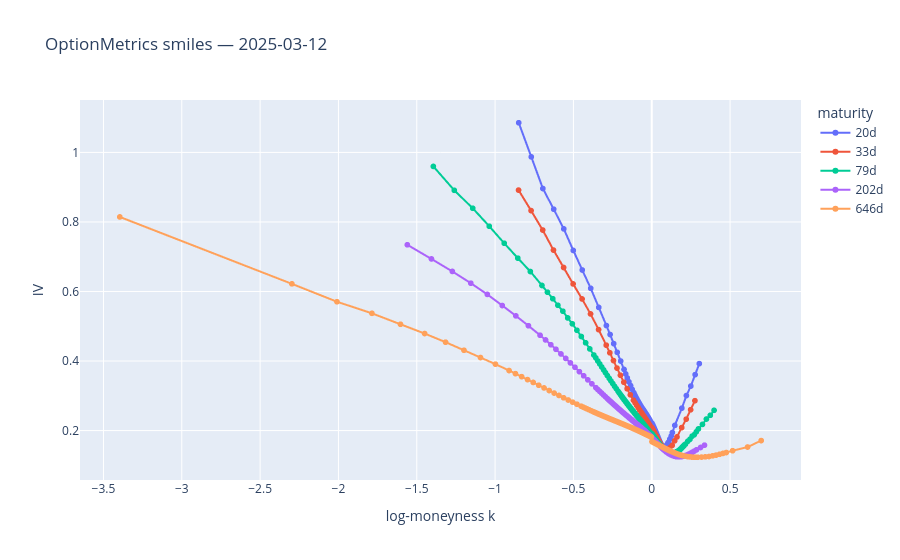

Notebook code cell kept with this figure:
### Code cell
# (d) clean smiles on the busiest day, one slice per expiration
best_day = per_day.sort("n", descending=True)["date"][0]
day = otm.filter(pl.col("date") == best_day)
exdates = (day.group_by("exdate")
              .agg(pl.len().alias("n"), pl.col("tau").first().alias("tau"))
              .filter((pl.col("tau") * 365 >= 20) & (pl.col("n") >= 6))
              .sort("tau"))
rows = []
if exdates.height:
    idx = np.linspace(0, exdates.height - 1, min(5, exdates.height)).round().astype(int)
    for ex in exdates["exdate"].gather(idx.tolist()):
        s = day.filter(pl.col("exdate") == ex).sort("k")
        lab = f"{s['tau'][0]*365:.0f}d"
        for kk, iv in zip(s["k"].to_list(), s["iv_om"].to_list()):
            rows.append({"k": kk, "iv": iv, "maturity": lab})
if rows:
    fig = px.line(pl.DataFrame(rows).to_pandas(), x="k", y="iv", color="maturity",
                  markers=True, title=f"OptionMetrics smiles — {best_day}",
                  labels={"k": "log-moneyness k", "iv": "IV", "maturity": "maturity"})
    fig.show()
else:
    print("Not enough exploitable slices on", best_day)

### Figure 1 — Plotly figure (JSON) as saved in the notebook; plotly's stock layout.template omitted (floating-point values rounded to 4 significant figures; data arrays with more than 128 entries replaced by an {"elided": "..."} marker saying what was removed)
{"data": [{"hovertemplate": "maturity=20d<br>log-moneyness k=%{x}<br>IV=%{y}<extra></extra>", "legendgroup": "20d", "line": {"color": "#636efa", "dash": "solid"}, "marker": {"symbol": "circle"}, "mode": "lines+markers", "name": "20d", "showlegend": true, "type": "scattergl", "x": {"elided": "189 float values"}, "xaxis": "x", "y": {"elided": "189 float values"}, "yaxis": "y"}, {"hovertemplate": "maturity=33d<br>log-moneyness k=%{x}<br>IV=%{y}<extra></extra>", "legendgroup": "33d", "line": {"color": "#EF553B", "dash": "solid"}, "marker": {"symbol": "circle"}, "mode": "lines+markers", "name": "33d", "showlegend": true, "type": "scattergl", "x": [-0.8504, -0.7703, -0.6962, -0.6272, -0.5627, -0.5021, -0.4449, -0.3909, -0.3396, -0.2908, -0.2672, -0.2443, -0.2218, -0.1998, -0.1783, -0.1572, -0.1366, -0.1164, -0.1065, -0.09662, -0.08686, -0.0772, -0.06763, -0.06288, -0.05815, -0.05344, -0.04876, -0.0441, -0.03946, -0.03761, -0.03576, -0.03484, -0.03392, -0.03208, -0.03024, -0.02841, -0.02658, -0.02566, -0.02475, -0.02293, -0.02111, -0.01929, -0.01748, -0.01657, -0.01567, -0.01386, -0.01206, -0.01026, -0.008461, -0.007564, -0.006668, -0.004877, -0.00309, -0.001306, 0.0004751, 0.001364, 0.002253, 0.004028, 0.005799, 0.007567, 0.009333, 0.01021, 0.01109, 0.01285, 0.01461, 0.01899, 0.01986, 0.0216, 0.02334, 0.02508, 0.02682, 0.02768, 0.02855, 0.03028, 0.032, 0.03372, 0.03544, 0.0363, 0.03716, 0.03887, 0.04059, 0.04229, 0.044, 0.04485, 0.0457, 0.0474, 0.0491, 0.05332, 0.05753, 0.0659, 0.0742, 0.08243, 0.09869, 0.1147, 0.1304, 0.1459, 0.1612, 0.1911, 0.2201, 0.2482, 0.2756], "xaxis": "x", "y": [0.8917, 0.8327, 0.7768, 0.7191, 0.6691, 0.6217, 0.5785, 0.5355, 0.4905, 0.4458, 0.4236, 0.4013, 0.3797, 0.359, 0.339, 0.3203, 0.3027, 0.2872, 0.28, 0.2728, 0.266, 0.2593, 0.2528, 0.2498, 0.2463, 0.2432, 0.2401, 0.2371, 0.2338, 0.2325, 0.2314, 0.2307, 0.23, 0.2289, 0.2275, 0.2261, 0.225, 0.2243, 0.2236, 0.2221, 0.2212, 0.2198, 0.2183, 0.2178, 0.217, 0.2158, 0.2145, 0.2131, 0.2118, 0.2111, 0.2103, 0.2091, 0.2076, 0.206, 0.2083, 0.2074, 0.2069, 0.2052, 0.2037, 0.2023, 0.2009, 0.2001, 0.1994, 0.198, 0.1963, 0.1926, 0.1919, 0.1904, 0.1887, 0.1874, 0.1858, 0.1854, 0.1844, 0.1829, 0.1814, 0.1799, 0.1785, 0.1778, 0.177, 0.1755, 0.1741, 0.1726, 0.1712, 0.1704, 0.1698, 0.1683, 0.167, 0.1636, 0.1602, 0.1547, 0.1502, 0.1473, 0.1465, 0.1502, 0.1575, 0.1705, 0.1817, 0.2086, 0.2329, 0.2599, 0.2859], "yaxis": "y"}, {"hovertemplate": "maturity=79d<br>log-moneyness k=%{x}<br>IV=%{y}<extra></extra>", "legendgroup": "79d", "line": {"color": "#00cc96", "dash": "solid"}, "marker": {"symbol": "circle"}, "mode": "lines+markers", "name": "79d", "showlegend": true, "type": "scattergl", "x": {"elided": "430 float values"}, "xaxis": "x", "y": {"elided": "430 float values"}, "yaxis": "y"}, {"hovertemplate": "maturity=202d<br>log-moneyness k=%{x}<br>IV=%{y}<extra></extra>", "legendgroup": "202d", "line": {"color": "#ab63fa", "dash": "solid"}, "marker": {"symbol": "circle"}, "mode": "lines+markers", "name": "202d", "showlegend": true, "type": "scattergl", "x": {"elided": "265 float values"}, "xaxis": "x", "y": {"elided": "265 float values"}, "yaxis": "y"}, {"hovertemplate": "maturity=646d<br>log-moneyness k=%{x}<br>IV=%{y}<extra></extra>", "legendgroup": "646d", "line": {"color": "#FFA15A", "dash": "solid"}, "marker": {"symbol": "circle"}, "mode": "lines+markers", "name": "646d", "showlegend": true, "type": "scattergl", "x": {"elided": "166 float values"}, "xaxis": "x", "y": {"elided": "166 float values"}, "yaxis": "y"}], "layout": {"legend": {"title": {"text": "maturity"}, "tracegroupgap": 0}, "title": {"text": "OptionMetrics smiles — 2025-03-12"}, "xaxis": {"anchor": "y", "domain": [0, 1], "title": {"text": "log-moneyness k"}}, "yaxis": {"anchor": "x", "domain": [0, 1], "title": {"text": "IV"}}}}
